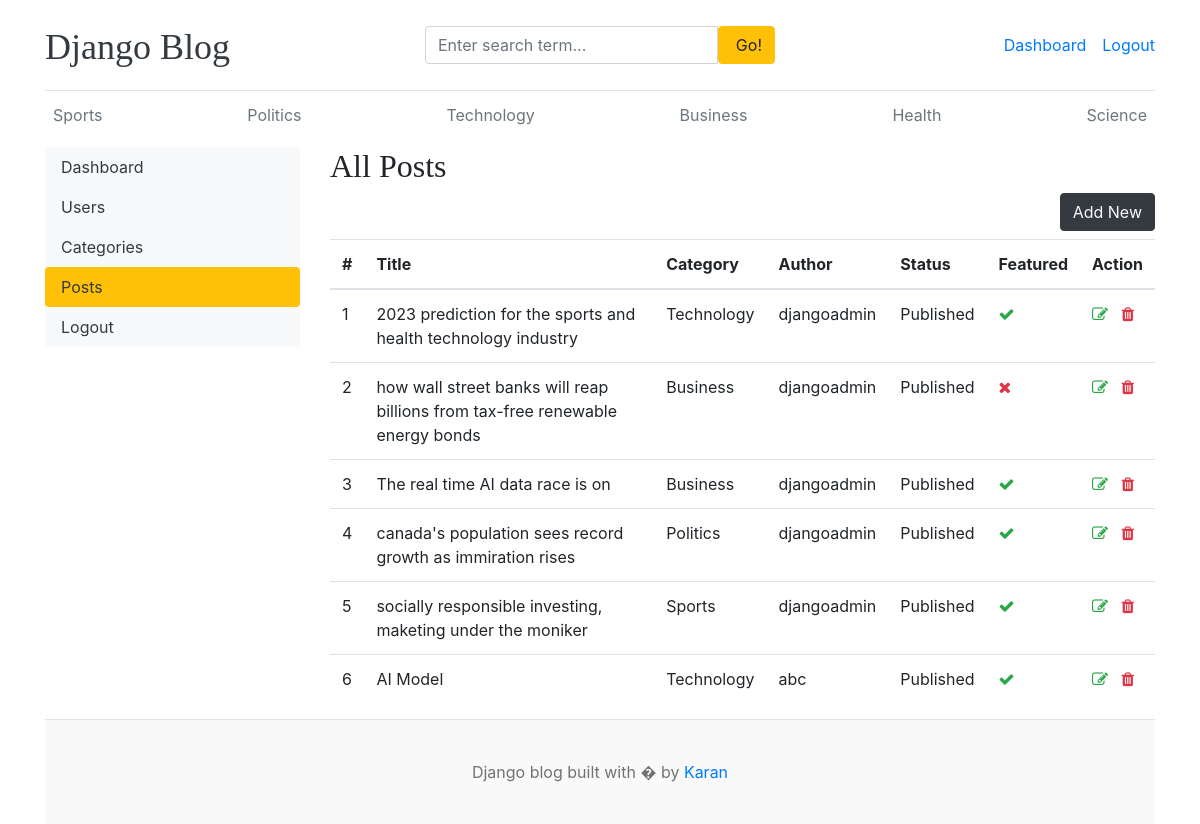
The page /dashboard/posts/ (signed in) on the database its author committed.
### blogs/models.py (models this page shows, shortened)
class Category(models.Model):
    category_name = models.CharField(max_length=50, unique=True)
    created_at = models.DateTimeField(auto_now_add=True)
    updated_at = models.DateTimeField(auto_now=True)
    class Meta:
        verbose_name_plural = 'categories'
    def __str__(self):
        return self.category_name

class Blog(models.Model):
    title = models.CharField(max_length=100)
    slug = models.SlugField(max_length=150, unique=True, blank=True)
    category = models.ForeignKey(Category, on_delete=models.CASCADE)
    author = models.ForeignKey(User, on_delete=models.CASCADE)
    featured_image = models.ImageField(upload_to='uploads/%Y/%m/%d')
    short_description = models.TextField(max_length=500)
    blog_body = models.TextField(max_length=2000)
    status = models.CharField(max_length=20, choices=STATUS_CHOICES, default="Draft")
    is_featured = models.BooleanField(default=False)
    created_at = models.DateTimeField(auto_now_add=True)
    updated_at = models.DateTimeField(auto_now=True)

### dashboards/views.py (the view)
# urls.py: path('posts/', views.posts, name='posts'),
@login_required(login_url='login')
def posts(request):
    posts = Blog.objects.all()
    context = {
        'posts': posts,
    }
    return render(request, 'dashboard/posts.html', context)

### blogs/context_processors.py (called while the page is built)
def get_categories(request):
    categories = Category.objects.all()
    return dict(categories=categories)

def get_social_links(request):
    social_links = SocialLink.objects.all()
    return dict(social_links=social_links)

### templates/dashboard/posts.html (shortened to what this page needs)
{% extends "base.html" %}
{% block content %}
<div class="row">
    {% include "dashboard/sidebar.html" %}
    <div class="col-md-9">
        <h2>All Posts</h2>
        <a href="{% url 'add_post' %}" class="btn btn-dark text-light mb-2 float-right">Add New</a>
        <table class="table table-hover">
            <thead>
              <tr>
                <th>#</th>
                <th>Title</th>
                <th>Category</th>
                <th>Author</th>
                <th>Status</th>
                <th>Featured</th>
                <th>Action</th>
              </tr>
            </thead>
            <tbody>
              {% for post in posts %}
                <tr>
                    <td>{{forloop.counter}}</td>
                    <td>{{post.title}}</td>
                    <td>{{post.category}}</td>
                    <td>{{post.author}}</td>
                    <td>{{post.status}}</td>
                    <td>{% if post.is_featured %}<i class="fa fa-check text-success">{% else %}<i class="fa fa-times text-danger">{% endif %}</td>
                    <td>
                        <a href="{% url 'edit_post' post.id %}"><i class="fa fa-edit text-success"></i></a>
                        <a href="{% url 'delete_post' post.id %}"><i class="fa fa-trash text-danger"></i></a>
                    </td>
                </tr>
              {% endfor %}
            </tbody>
          </table>
    </div>
</div>
{% endblock content %}

### templates/base.html (shortened to what this page needs)
{% load static %}
<!DOCTYPE html>
<html lang="en">
<head>
    <link href="https://getbootstrap.com/docs/4.0/dist/css/bootstrap.min.css" rel="stylesheet">
    <link rel="stylesheet" href="https://cdnjs.cloudflare.com/ajax/libs/font-awesome/4.7.0/css/font-awesome.min.css">
    <link href="{% static 'css/blog.css' %}" rel="stylesheet">
  </head>
<body>
    <div class="container">
      <header class="blog-header py-3">
        <div class="row flex-nowrap justify-content-between align-items-center">
          <div class="col-4 pt-1">
            <a class="blog-header-logo text-dark" href="/">Django Blog</a>
          </div>
          <div class="col-4">
            <form action="{% url 'search' %}" method="GET">
              <div class="input-group">
                <input class="form-control" type="text" name="keyword" placeholder="Enter search term..." aria-label="Enter search term..." aria-describedby="button-search" />
                <button type="submit" class="btn btn-warning" id="button-search" type="button"> &nbsp;Go!</button>
              </div>
            </form>
          </div>
          <div class="col-4 d-flex justify-content-end align-items-center">
            {% if not user.is_authenticated %}
            <a class="btn btn-sm btn-warning" href="{% url "login" %}">Login</a> &nbsp;
            <a class="btn btn-sm btn-outline-secondary" href="{% url "register" %}">Register</a>
            {% else %}
            <span><a href="{% url "dashboard" %}">Dashboard</a></span>
            <span><a href="{% url "logout" %}">Logout</a></span>
            {% endif %}
          </div>
        </div>
      </header>
      <div class="nav-scroller py-1 mb-2">
        <nav class="nav d-flex justify-content-between">
          {% for cat in categories %}
            <a class="p-2 text-muted" href="{% url "post_by_category" cat.id %}">{{cat.category_name}}</a>
          {% endfor %}
        </nav>
      </div>
      {% block content %}
      {% endblock content %}
  <footer class="blog-footer">
    <p>Django blog built with � by <a href="#">Karan</a></p>
  </footer>
  </body>
  </html>

### static/css/blog.css (style rules this page uses)
.blog-header { border-bottom: 1px solid #e5e5e5; }
.blog-header-logo { font-family: "Playfair Display", Georgia, "Times New Roman", serif; font-size: 2.25rem; }
h1, h2, h3, h4, h5, h6 { font-family: "Playfair Display", Georgia, "Times New Roman", serif; }
.blog-footer { padding: 2.5rem 0; color: #727272; text-align: center; background-color: #f9f9f9; border-top: .05rem solid #e5e5e5; }
.blog-footer p:last-child { margin-bottom: 0; }

### rows shown on the page
Category: category_name "Sports"
Category: category_name "Politics"
Category: category_name "Technology"
Category: category_name "Business"
Category: category_name "Health"
Category: category_name "Science"
Blog: title "2023 prediction for the sports and health technology industry", category "Technology", author "djangoadmin", status "Published", is_featured True (drawn)
Blog: title "how wall street banks will reap billions from tax-free renewable energy bonds", category "Business", author "djangoadmin", status "Published", is_featured False (drawn)
Blog: title "The real time AI data race is on", category "Business", author "djangoadmin", status "Published", is_featured True (drawn)
Blog: title "canada's population sees record growth as immiration rises", category "Politics", author "djangoadmin", status "Published", is_featured True (drawn)
Blog: title "socially responsible investing, maketing under the moniker", category "Sports", author "djangoadmin", status "Published", is_featured True (drawn)
Blog: title "AI Model", category "Technology", author "abc", status "Published", is_featured True (drawn)
